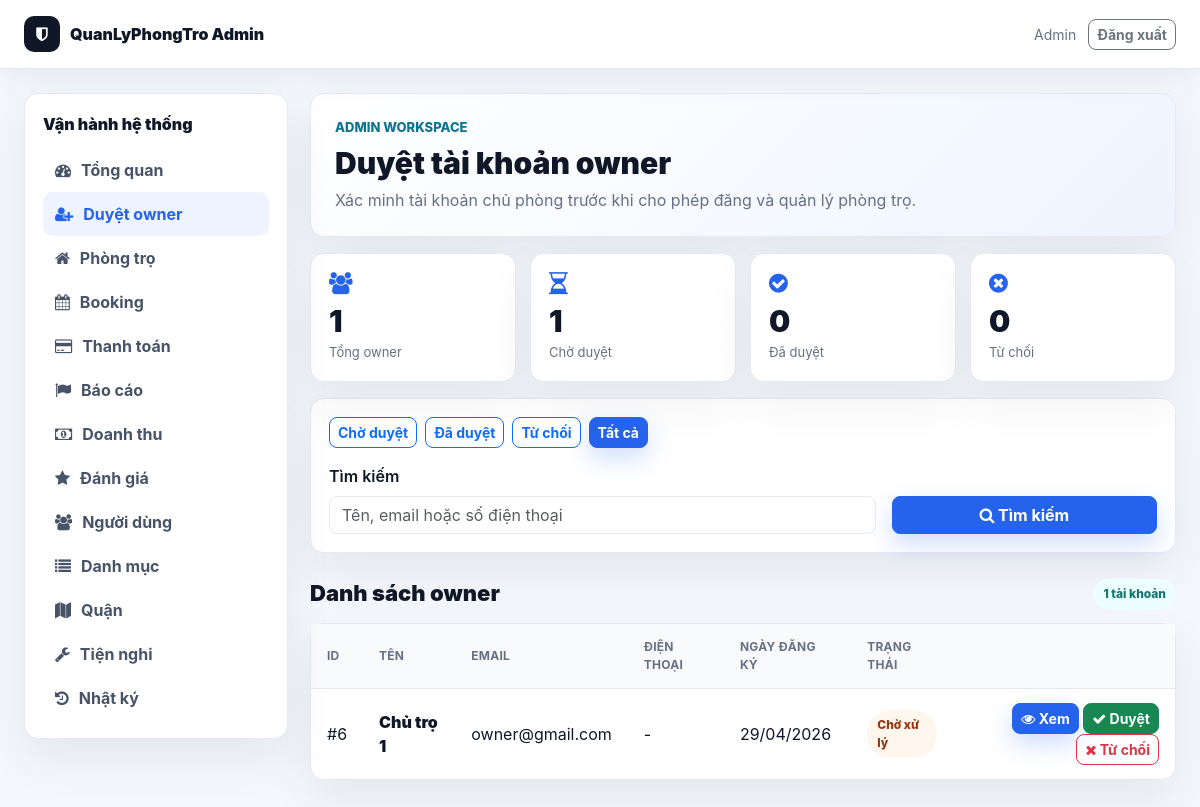
The page /public/admin/user_approvals.php?tab=all (signed in) on the database as committed earlier.
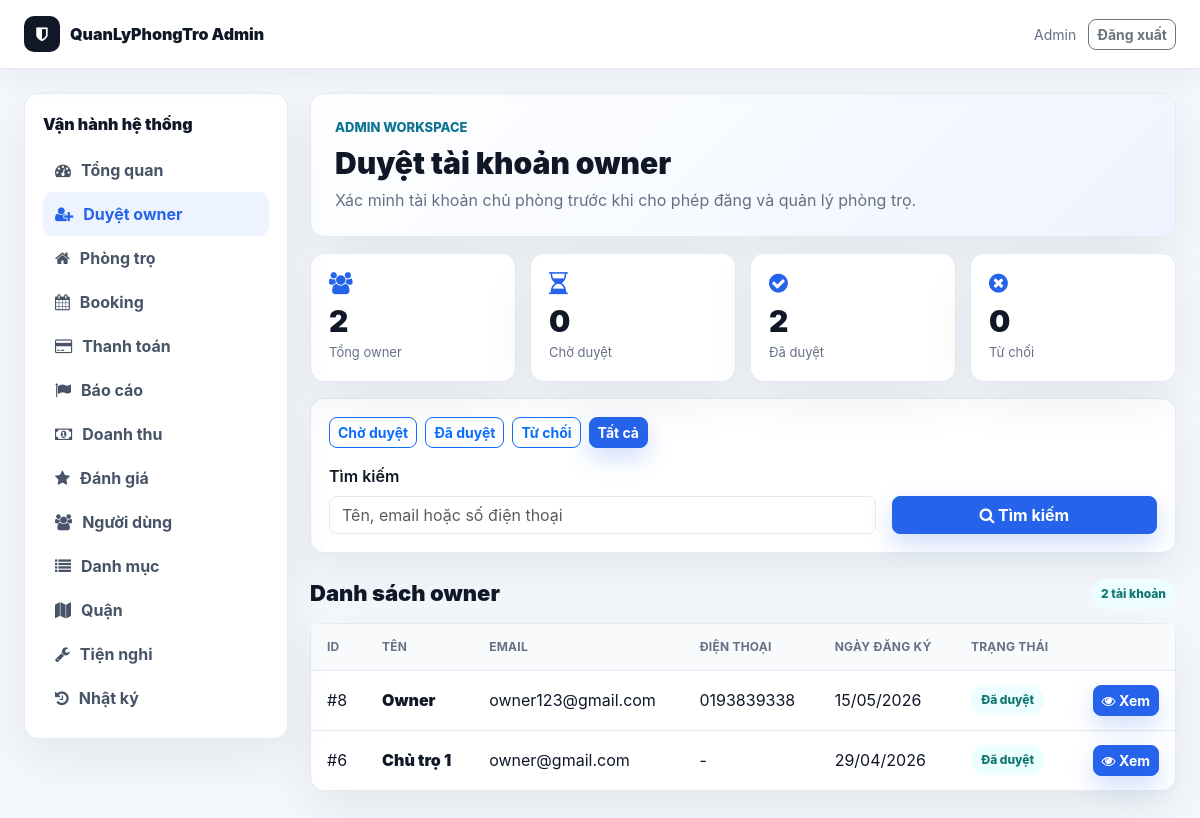
The same page on the database as committed later.
### tables this page shows
CREATE TABLE `users` (
  `id` int(11) NOT NULL,
  `name` varchar(100) DEFAULT NULL,
  `email` varchar(150) DEFAULT NULL,
  `password` varchar(255) DEFAULT NULL,
  `reset_token` varchar(64) DEFAULT NULL,
  `reset_expires` datetime DEFAULT NULL,
  `force_password_change` tinyint(1) NOT NULL DEFAULT 0,
  `phone` varchar(20) DEFAULT NULL,
  `avatar` varchar(255) DEFAULT NULL,
  `role` enum('user','owner','admin') DEFAULT 'user',
  `created_at` timestamp NOT NULL DEFAULT current_timestamp(),
  `status` varchar(20) DEFAULT 'pending',
  `approved_by` int(11) DEFAULT NULL,
  `approved_at` datetime DEFAULT NULL,
  `rejection_reason` text DEFAULT NULL,
  `address` text DEFAULT NULL,
  `idcard_number` varchar(50) DEFAULT NULL,
  `trust_score` int(11) NOT NULL DEFAULT 0,
  `admin_note` text DEFAULT NULL,
  `verified_at` datetime DEFAULT NULL
);

### core/Database.php (called while the page is built, shortened)
<?php
class Database {
    private $conn;
    public function __construct($connection) {
        $this->conn = $connection;
    }
    public function getRow($sql) {
        $result = $this->conn->query($sql);
        if ($result && $result->num_rows > 0) {
            return $result->fetch_assoc();
        }
        return false;
    }
    public function getRows($sql) {
        $result = $this->conn->query($sql);
        if ($result && $result->num_rows > 0) {
            $rows = [];
            while ($row = $result->fetch_assoc()) {
                $rows[] = $row;
            }
            return $rows;
        }
        return [];
    }
    public function count($table, $where = '') {
        $sql = "SELECT COUNT(*) as count FROM $table";
        if ($where) {
            $sql .= " WHERE $where";
        }
        $result = $this->conn->query($sql);
        if ($result) {
            $row = $result->fetch_assoc();
            return $row['count'];
        }
        return 0;
    }
}
?>

### public/admin/user_approvals.php (the view, shortened to what the changed rows need)
<?php
require_once __DIR__ . '/../admin_init.php';
require_once __DIR__ . '/layout.php';
$page = max(1, (int)($_GET['page'] ?? 1));
$tab = $_GET['tab'] ?? 'pending';
$search = trim((string)($_GET['search'] ?? ''));
$limit = ITEMS_PER_PAGE;
$offset = ($page - 1) * $limit;
$where = "role = 'owner'";
$total = (int)($db->getRow("SELECT COUNT(*) AS total FROM users WHERE {$where}")['total'] ?? 0);
$users = $db->getRows("SELECT * FROM users WHERE {$where} ORDER BY created_at DESC LIMIT {$offset}, {$limit}");
$stats = [
    'total' => $db->count('users', "role = 'owner'"),
    'pending' => $db->count('users', "role = 'owner' AND status = 'pending'"),
    'approved' => $db->count('users', "role = 'owner' AND status = 'approved'"),
    'rejected' => $db->count('users', "role = 'owner' AND status = 'rejected'"),
];
$tabUrl = static fn(string $name): string => '?tab=' . urlencode($name) . ($search !== '' ? '&search=' . urlencode($search) : '');
admin_layout_start('Duyệt tài khoản owner', 'Xác minh tài khoản chủ phòng trước khi cho phép đăng và quản lý phòng trọ.', 'user_approvals');
?>
<div class="wb-grid wb-stats-4 mb-3">
    <div class="wb-card"><i class="fa fa-users wb-card-icon"></i><div class="wb-card-value"><?php echo (int)$stats['total']; ?></div><div class="wb-card-label">Tổng owner</div></div>
    <div class="wb-card"><i class="fa fa-hourglass-half wb-card-icon"></i><div class="wb-card-value"><?php echo (int)$stats['pending']; ?></div><div class="wb-card-label">Chờ duyệt</div></div>
    <div class="wb-card"><i class="fa fa-check-circle wb-card-icon"></i><div class="wb-card-value"><?php echo (int)$stats['approved']; ?></div><div class="wb-card-label">Đã duyệt</div></div>
</div>
<div class="wb-card mb-3">
    <div class="d-flex flex-wrap gap-2 mb-3">
        <?php foreach (['pending' => 'Chờ duyệt', 'approved' => 'Đã duyệt', 'rejected' => 'Từ chối', 'all' => 'Tất cả'] as $key => $label): ?>
            <a class="btn btn-sm <?php echo $tab === $key ? 'btn-primary' : 'btn-outline-primary'; ?>" href="<?php echo $tabUrl($key); ?>"><?php echo $label; ?></a>
        <?php endforeach; ?>
    </div>
</div>
<div class="wb-section-head">
    <h2>Danh sách owner</h2>
    <span class="wb-pill"><?php echo $total; ?> tài khoản</span>
</div>
<div class="wb-table-card">
    <?php if ($users): ?>
        <table class="wb-table">
            <thead>
                <tr>
                    <th>ID</th>
                    <th>Tên</th>
                    <th>Email</th>
                    <th>Điện thoại</th>
                    <th>Ngày đăng ký</th>
                    <th>Trạng thái</th>
                    <th></th>
                </tr>
            </thead>
            <tbody>
                <?php foreach ($users as $user): ?>
                    <?php $status = (string)($user['status'] ?? 'pending'); ?>
                    <tr>
                        <td>#<?php echo (int)$user['id']; ?></td>
                        <td class="wb-title"><?php echo admin_e($user['name'] ?? 'N/A'); ?></td>
                        <td><?php echo admin_e($user['email'] ?? 'N/A'); ?></td>
                        <td><?php echo admin_e($user['phone'] ?? '-'); ?></td>
                        <td><?php echo !empty($user['created_at']) ? date('d/m/Y', strtotime((string)$user['created_at'])) : ''; ?></td>
                        <td><span class="wb-pill <?php echo admin_pill_class($status); ?>"><?php echo admin_status_label($status); ?></span></td>
                        <td class="text-end">
                            <a href="user_detail.php?id=<?php echo (int)$user['id']; ?>" class="btn btn-sm btn-primary"><i class="fa fa-eye"></i> Xem</a>
                            <?php if ($status === 'pending'): ?>
                                <button type="button" class="btn btn-sm btn-success" onclick="approveUser(<?php echo (int)$user['id']; ?>)"><i class="fa fa-check"></i> Duyệt</button>
                                <button type="button" class="btn btn-sm btn-outline-danger" onclick='openRejectModal(<?php echo (int)$user['id']; ?>, <?php echo json_encode((string)($user['name'] ?? 'Owner')); ?>)'><i class="fa fa-times"></i> Từ chối</button>
                            <?php endif; ?>
                        </td>
                    </tr>
                <?php endforeach; ?>
            </tbody>
        </table>
    <?php else: ?>
        <div class="wb-empty">Không có tài khoản owner phù hợp.</div>
    <?php endif; ?>
</div>
<?php
$script = <<<'HTML'
<script>
const rejectModal = new bootstrap.Modal(document.getElementById('rejectModal'));
function approveUser(userId) {
    if (confirm('Duyệt tài khoản owner này?')) {
        document.getElementById('approveId').value = userId;
        document.getElementById('approveForm').submit();
    }
}
function openRejectModal(userId, userName) {
    document.getElementById('rejectId').value = userId;
    document.getElementById('rejectUserName').textContent = userName;
    document.getElementById('rejectionReason').value = '';
    rejectModal.show();
}
</script>
HTML;
admin_layout_end($script);
?>

### public/admin/layout.php (shortened to what the changed rows need)
<?php
function admin_e(?string $value): string
{
    return htmlspecialchars((string)$value, ENT_QUOTES, 'UTF-8');
}
function admin_status_label(string $status): string
{
    return [
        'pending' => 'Chờ xử lý',
        'approved' => 'Đã duyệt',
        'accepted' => 'Đã nhận',
        'paid' => 'Đã cọc',
        'held' => 'Đang giữ',
        'released' => 'Đã giải ngân',
        'refunded' => 'Hoàn tiền',
        'completed' => 'Hoàn tất',
        'hidden' => 'Đã ẩn',
        'investigating' => 'Đang xác minh',
        'resolved' => 'Đã xử lý',
        'closed' => 'Đã đóng',
        'rejected' => 'Từ chối',
        'cancelled' => 'Đã hủy',
        'blocked' => 'Bị khóa',
        'admin' => 'Admin',
        'owner' => 'Chủ phòng',
        'user' => 'Người thuê',
    ][strtolower($status)] ?? ucfirst($status);
}
function admin_pill_class(string $status): string
{
    return [
        'approved' => '',
        'accepted' => '',
        'paid' => '',
        'released' => '',
        'completed' => '',
        'resolved' => '',
        'pending' => 'warning',
        'held' => 'warning',
        'investigating' => 'warning',
        'hidden' => 'warning',
        'rejected' => 'danger',
        'refunded' => 'danger',
        'cancelled' => 'danger',
        'closed' => 'danger',
        'blocked' => 'danger',
    ][strtolower($status)] ?? 'warning';
}
function admin_nav_items(): array
{
    return [
        'index' => ['icon' => 'fa fa-dashboard', 'label' => 'Tổng quan', 'url' => 'index.php'],
        'user_approvals' => ['icon' => 'fa fa-user-plus', 'label' => 'Duyệt owner', 'url' => 'user_approvals.php'],
        'motels' => ['icon' => 'fa fa-home', 'label' => 'Phòng trọ', 'url' => 'motels.php'],
        'bookings' => ['icon' => 'fa fa-calendar', 'label' => 'Booking', 'url' => 'bookings.php'],
        'payments' => ['icon' => 'fa fa-credit-card', 'label' => 'Thanh toán', 'url' => 'payments.php'],
        'reports' => ['icon' => 'fa fa-flag', 'label' => 'Báo cáo', 'url' => 'reports.php'],
        'admin_revenue' => ['icon' => 'fa fa-money', 'label' => 'Doanh thu', 'url' => 'admin_revenue.php'],
        'reviews' => ['icon' => 'fa fa-star', 'label' => 'Đánh giá', 'url' => 'reviews.php'],
        'users' => ['icon' => 'fa fa-users', 'label' => 'Người dùng', 'url' => 'users.php'],
        'categories' => ['icon' => 'fa fa-list', 'label' => 'Danh mục', 'url' => 'categories.php'],
        'districts' => ['icon' => 'fa fa-map', 'label' => 'Quận', 'url' => 'districts.php'],
        'utilities' => ['icon' => 'fa fa-wrench', 'label' => 'Tiện nghi', 'url' => 'utilities.php'],
        'activity_logs' => ['icon' => 'fa fa-history', 'label' => 'Nhật ký', 'url' => 'activity_logs.php'],
    ];
}
function admin_layout_start(string $title, string $subtitle = '', ?string $active = null): void
{
    $active ??= basename($_SERVER['PHP_SELF'], '.php');
    ?>
<!DOCTYPE html>
<html lang="vi">
<head>
    <link href="https://cdn.jsdelivr.net/npm/bootstrap@5.3.0/dist/css/bootstrap.min.css" rel="stylesheet">
    <link href="https://cdn.jsdelivr.net/npm/font-awesome@4.7.0/css/font-awesome.min.css" rel="stylesheet">
    <link href="../assets/css/modern.css" rel="stylesheet">
    <link href="../assets/css/workbench.css" rel="stylesheet">
</head>
<body class="workbench">
    <main class="wb-shell">
        <div class="container-fluid px-4 wb-layout">
            <aside class="wb-sidebar">
                <div class="wb-side-title">Vận hành hệ thống</div>
                <?php foreach (admin_nav_items() as $key => $item): ?>
                    <a class="wb-side-link <?php echo $active === $key ? 'active' : ''; ?>" href="<?php echo ADMIN_URL . $item['url']; ?>">
                        <i class="<?php echo admin_e($item['icon']); ?>"></i>
                        <?php echo admin_e($item['label']); ?>
                    </a>
                <?php endforeach; ?>
            </aside>
            <section>
                <div class="wb-hero admin mb-3">
                    <div>
                        <h1><?php echo admin_e($title); ?></h1>
                    </div>
                </div>
<?php
}
        ?>
        <?php
function admin_layout_end(string $extraScript = ''): void
{
    ?>
            </section>
        </div>
    </main>
</body>
</html>
<?php
}

Rows that differ between the two databases and show on the page:
added users: id "8", name "Owner", email "owner123@gmail.com", phone "0193839338", created_at "15/05/2026", status "Đã duyệt"
changed users "Chủ trọ 1": status "Chờ xử lý" → "Đã duyệt"; no longer shows "Duyệt Từ chối"
Other text that changed with them:
$stats['total']: "1" → "2"
$stats['pending']: "1" → "0"
$stats['approved']: "0" → "2"
$total: "1" → "2"
